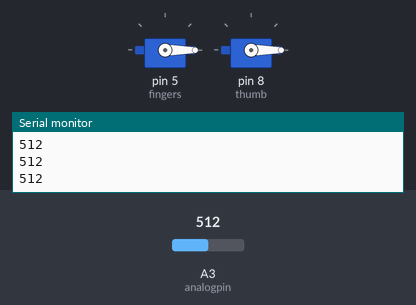
Recording of a sketch running on a simulated Arduino Uno, built with avr-gcc and run on an emulated ATmega328P. Shown: 2 × servo, the last lines printed to the serial monitor. The inputs (shaded band) are chosen by the test bench; at power-on: A3 (analogpin) = 512.

Above: at 1.2 s.
1.3 s: A3 (analogpin) set to 782
2.8 s: A3 (analogpin) set to 817
At 3.9 s:
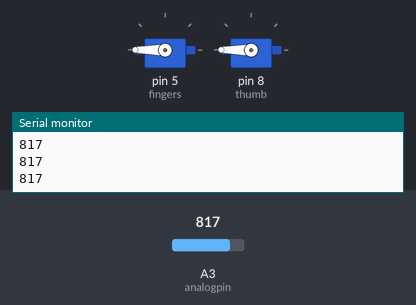
4.3 s: A3 (analogpin) set to 790
At 5.2 s:
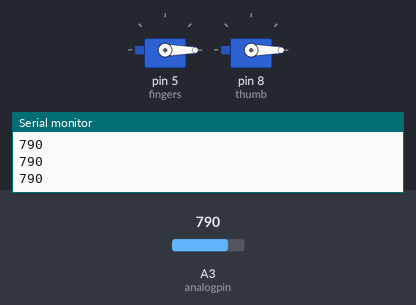
5.8 s: A3 (analogpin) set to 810
At 6.5 s:
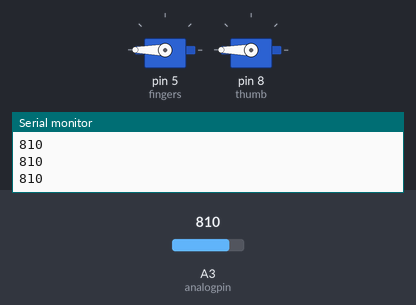
Timing chart, 0 to 8.3 s (numbered marks = the images above; inputs shaded):
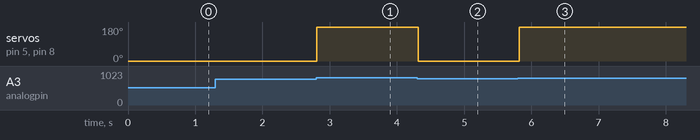

The sketch:

Prosthetic_code.ino
```cpp
#include <Servo.h>

Servo thumb, fingers;

int analogpin = 3;
int val = 0;

void setup()
{
  fingers.attach(5);
  thumb.attach(8);
  Serial.begin(9600);

}

void loop()
{
  val = analogRead(analogpin);
  Serial.println(val);
  if ( val>800)
  {
    thumb.write(180);
    fingers.write(180);
    delay(100);
  }
 else{
    thumb.write(0);
    fingers.write(0);
    delay(100);
    }
}
```

Measured:
- the behaviour switches between 800 and 801 on A3 (analogpin) (found by bisection; images 0 and 1)
- after the input at 2.8 s, servo on pin 5 (fingers), servo on pin 8 (thumb): 0° → 180° at once
- after the input at 4.3 s, servo on pin 5 (fingers), servo on pin 8 (thumb): 180° → 0° at once
- after the input at 5.8 s, servo on pin 5 (fingers), servo on pin 8 (thumb): 0° → 180° at once
